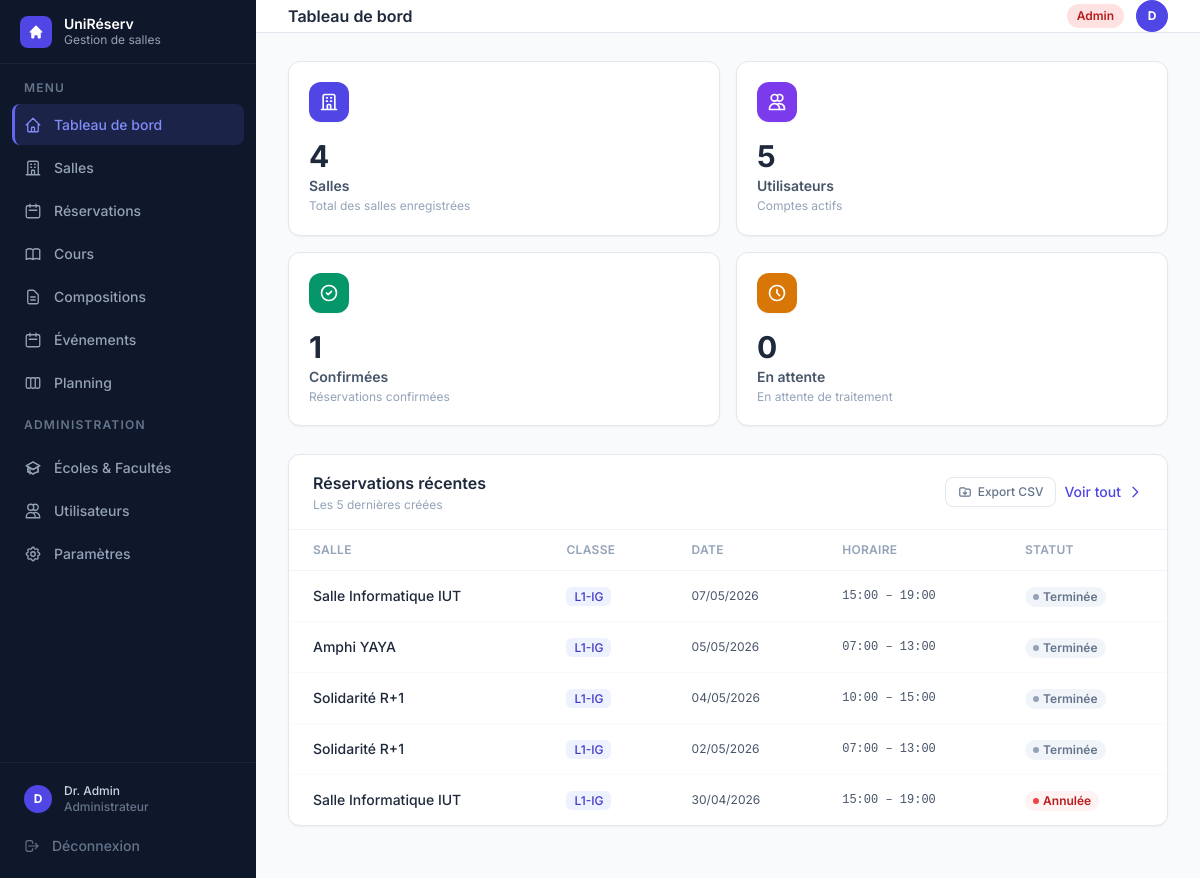
The app's page /dashboard (signed in) with its own data.
### tables this page shows
CREATE TABLE utilisateurs (
            id               INTEGER PRIMARY KEY,
            nom              TEXT    NOT NULL,
            email            TEXT    NOT NULL UNIQUE,
            login            TEXT    NOT NULL UNIQUE,
            mot_de_passe     TEXT    NOT NULL,
            role             TEXT    NOT NULL,
            date_inscription TEXT    NOT NULL,
            matricule        TEXT,
            classe           TEXT,
            matiere          TEXT
        , ecole_id INTEGER, unite_formation_id INTEGER);

CREATE TABLE reservations (
            id              INTEGER PRIMARY KEY,
            salle_id        INTEGER NOT NULL,
            responsable_id  INTEGER NOT NULL,
            classe          TEXT    NOT NULL,
            date            TEXT    NOT NULL,
            heure_debut     TEXT    NOT NULL,
            heure_fin       TEXT    NOT NULL,
            matiere         TEXT    DEFAULT '',
            statut          TEXT    NOT NULL DEFAULT 'en_attente',
            date_creation   TEXT    NOT NULL, enseignant_id INTEGER, cours_id INTEGER,
            FOREIGN KEY (salle_id)       REFERENCES salles(id),
            FOREIGN KEY (responsable_id) REFERENCES utilisateurs(id)
        );

CREATE TABLE salles (
            id          INTEGER PRIMARY KEY,
            nom         TEXT    NOT NULL UNIQUE,
            capacite    INTEGER NOT NULL,
            equipements TEXT    NOT NULL DEFAULT '[]',
            disponible  INTEGER NOT NULL DEFAULT 1
        );

### gestion de salle/app.py (the view, shortened to what this page needs)
@app.route("/dashboard")
@login_required
def dashboard():
    bd, utilisateurs, salles, reservations = get_data()
    aujourd_hui = date.today()
    role        = session.get("user_role")
    u_courant   = utilisateurs.get(session["user_id"])
    confirmees  = [r for r in reservations if r.statut == StatutReservation.CONFIRMEE]
    en_attente  = [r for r in reservations if r.statut == StatutReservation.EN_ATTENTE]
    if role == "admin":
        stats = {
            "nb_salles":       len(salles),
            "nb_utilisateurs": len(utilisateurs),
            "nb_confirmees":   len(confirmees),
            "nb_en_attente":   len(en_attente),
        }
        recentes  = sorted(reservations, key=lambda r: r.date_creation, reverse=True)[:5]
        prochaines = []
    toutes_comps = bd.charger_toutes_compositions()
    tous_evts    = bd.charger_tous_evenements()
    unites_dict  = {u.id: u for u in bd.charger_toutes_unites()}
    comps_etudiant = []
    evts_en_attente = [e for e in tous_evts if e["statut"] == "en_attente"] if role == "admin" else []
    evts_refuses = [
        e for e in tous_evts
        if e["statut"] == "refuse" and e["created_by"] == session["user_id"]
    ] if role == "responsable" else []
    return render_template(
        "dashboard.html", active="dashboard",
        role=role,
        stats=stats,
        reservations_recentes=recentes,
        prochaines=prochaines,
        aujourd_hui=aujourd_hui,
        StatutReservation=StatutReservation,
        comps_etudiant=comps_etudiant,
        evts_en_attente=evts_en_attente,
        evts_refuses=evts_refuses,
        unites_dict=unites_dict,
    )

### gestion de salle/templates/dashboard.html (shortened to what this page needs)
{% extends "base.html" %}
{% block heading %}Tableau de bord{% endblock %}
{% block content %}
<div class="grid grid-cols-2 xl:grid-cols-4 gap-4 mb-7">
  {% for color, icon, label, value, hint in cards %}
  <div class="stat-card bg-white rounded-xl border border-slate-200 shadow-sm p-5 cursor-default">
    <div class="flex items-start justify-between mb-4">
      <div class="w-10 h-10 rounded-xl flex items-center justify-center shadow-sm"
           style="background:{{ color }}">
        <svg class="w-5 h-5 text-white" fill="none" stroke="currentColor" stroke-width="2" viewBox="0 0 24 24">
          <path stroke-linecap="round" stroke-linejoin="round" d="{{ icon }}"/>
        </svg>
      </div>
    </div>
    <p class="text-3xl font-bold text-slate-800 mb-0.5 truncate" title="{{ value }}">{{ value }}</p>
    <p class="text-sm font-semibold text-slate-600">{{ label }}</p>
    <p class="text-xs text-slate-400 mt-0.5 leading-snug">{{ hint }}</p>
  </div>
  {% endfor %}
</div>
{% if role == 'admin' and reservations_recentes %}
<div class="bg-white rounded-xl border border-slate-200 shadow-sm mb-6">
  <div class="px-6 py-4 border-b border-slate-100 flex items-center justify-between">
    <div>
      <h3 class="font-semibold text-slate-800">Réservations récentes</h3>
      <p class="text-slate-400 text-xs mt-0.5">Les 5 dernières créées</p>
    </div>
    <div class="flex items-center gap-2">
      <a href="{{ url_for('reservations_export_csv') }}"
         class="inline-flex items-center gap-1.5 px-3 py-1.5 rounded-lg border border-slate-200 text-slate-500 hover:bg-slate-50 text-xs font-medium transition">
        <svg class="w-3.5 h-3.5" fill="none" stroke="currentColor" stroke-width="2" viewBox="0 0 24 24">
          <path stroke-linecap="round" stroke-linejoin="round" d="M12 10v6m0 0l-3-3m3 3l3-3M3 17V7a2 2 0 012-2h6l2 2h6a2 2 0 012 2v8a2 2 0 01-2 2H5a2 2 0 01-2-2z"/>
        </svg>
        Export CSV
      </a>
      <a href="{{ url_for('reservations') }}"
         class="inline-flex items-center gap-1.5 text-indigo-600 hover:text-indigo-800 text-sm font-medium transition">
        Voir tout
        <svg class="w-4 h-4" fill="none" stroke="currentColor" stroke-width="2" viewBox="0 0 24 24"><path stroke-linecap="round" stroke-linejoin="round" d="M9 5l7 7-7 7"/></svg>
      </a>
    </div>
  </div>
  <div class="overflow-x-auto">
    <table class="w-full text-sm">
      <thead>
        <tr class="border-b border-slate-100">
          <th class="px-6 py-3 text-left text-xs font-semibold text-slate-400 uppercase tracking-wide">Salle</th>
          <th class="px-6 py-3 text-left text-xs font-semibold text-slate-400 uppercase tracking-wide">Classe</th>
          <th class="px-6 py-3 text-left text-xs font-semibold text-slate-400 uppercase tracking-wide">Date</th>
          <th class="px-6 py-3 text-left text-xs font-semibold text-slate-400 uppercase tracking-wide">Horaire</th>
          <th class="px-6 py-3 text-left text-xs font-semibold text-slate-400 uppercase tracking-wide">Statut</th>
        </tr>
      </thead>
      <tbody>
        {% for r in reservations_recentes %}
        <tr class="data-row border-b border-slate-50 last:border-0">
          <td class="px-6 py-3.5 font-medium text-slate-800">{{ r.salle.nom }}</td>
          <td class="px-6 py-3.5 text-slate-600">
            <span class="px-2 py-0.5 rounded-md bg-indigo-50 text-indigo-700 text-xs font-medium">{{ format_classe(r.classe) }}</span>
          </td>
          <td class="px-6 py-3.5 text-slate-600 text-xs">{{ r.date.strftime('%d/%m/%Y') }}</td>
          <td class="px-6 py-3.5 text-slate-600 font-mono text-xs">{{ r.heure_debut.strftime('%H:%M') }} – {{ r.heure_fin.strftime('%H:%M') }}</td>
          <td class="px-6 py-3.5">
            {% if r.statut == StatutReservation.CONFIRMEE %}
              <span class="inline-flex items-center gap-1 px-2 py-0.5 rounded-full text-xs font-semibold bg-emerald-50 text-emerald-700"><span class="w-1.5 h-1.5 rounded-full bg-emerald-500"></span>Confirmée</span>
            {% elif r.statut.value == 'en_attente' %}
              <span class="inline-flex items-center gap-1 px-2 py-0.5 rounded-full text-xs font-semibold bg-amber-50 text-amber-700"><span class="w-1.5 h-1.5 rounded-full bg-amber-400"></span>En attente</span>
            {% elif r.statut.value == 'annulee' %}
              <span class="inline-flex items-center gap-1 px-2 py-0.5 rounded-full text-xs font-semibold bg-red-50 text-red-700"><span class="w-1.5 h-1.5 rounded-full bg-red-500"></span>Annulée</span>
            {% else %}
              <span class="inline-flex items-center gap-1 px-2 py-0.5 rounded-full text-xs font-semibold bg-slate-100 text-slate-500"><span class="w-1.5 h-1.5 rounded-full bg-slate-400"></span>Terminée</span>
            {% endif %}
          </td>
        </tr>
        {% endfor %}
      </tbody>
    </table>
  </div>
</div>
{% endif %}
{% endblock %}

### gestion de salle/templates/base.html (shortened to what this page needs)
<!DOCTYPE html>
<html lang="fr" class="h-full">
<head>
  <script src="https://cdn.tailwindcss.com"></script>
</head>
<body class="h-full bg-slate-50 flex" style="font-family:'Inter',sans-serif">
  <aside class="w-64 bg-slate-900 flex flex-col fixed inset-y-0 left-0 z-30" style="background:linear-gradient(180deg,#0f172a 0%,#0f172a 100%)">
    <div class="h-16 flex items-center gap-3 px-5 border-b border-white/5">
      <div class="w-8 h-8 rounded-lg bg-indigo-600 flex items-center justify-center shrink-0">
        <svg class="w-4 h-4 text-white" fill="currentColor" viewBox="0 0 20 20">
          <path d="M10.707 2.293a1 1 0 00-1.414 0l-7 7a1 1 0 001.414 1.414L4 10.414V17a1 1 0 001 1h2a1 1 0 001-1v-2a1 1 0 011-1h2a1 1 0 011 1v2a1 1 0 001 1h2a1 1 0 001-1v-6.586l.293.293a1 1 0 001.414-1.414l-7-7z"/>
        </svg>
      </div>
      <div>
        <p class="text-white font-semibold text-sm leading-tight">UniRéserv</p>
        <p class="text-slate-400 text-xs">Gestion de salles</p>
      </div>
    </div>
    <nav class="flex-1 px-3 py-4 space-y-0.5 overflow-y-auto">
      <p class="text-slate-500 text-xs font-semibold uppercase tracking-widest px-3 mb-2">Menu</p>
      <a href="{{ url_for('dashboard') }}" class="nav-item {% if active=='dashboard' %}nav-item-active{% else %}nav-item-inactive{% endif %}">
        Tableau de bord
      </a>
      <a href="{{ url_for('salles') }}" class="nav-item {% if active=='salles' %}nav-item-active{% else %}nav-item-inactive{% endif %}">
        <svg style="width:18px;height:18px" fill="none" stroke="currentColor" stroke-width="1.75" viewBox="0 0 24 24">
          <path stroke-linecap="round" stroke-linejoin="round" d="M19 21V5a2 2 0 00-2-2H7a2 2 0 00-2 2v16m14 0h2m-2 0h-5m-9 0H3m2 0h5M9 7h1m-1 4h1m4-4h1m-1 4h1m-5 10v-5a1 1 0 011-1h2a1 1 0 011 1v5m-4 0h4"/>
        </svg>
        Salles
      </a>
      <a href="{{ url_for('reservations') }}" class="nav-item {% if active=='reservations' %}nav-item-active{% else %}nav-item-inactive{% endif %}">
        <svg style="width:18px;height:18px" fill="none" stroke="currentColor" stroke-width="1.75" viewBox="0 0 24 24">
          <path stroke-linecap="round" stroke-linejoin="round" d="M8 7V3m8 4V3m-9 8h10M5 21h14a2 2 0 002-2V7a2 2 0 00-2-2H5a2 2 0 00-2 2v12a2 2 0 002 2z"/>
        </svg>
        Réservations
      </a>
      {% if session.user_role in ('admin', 'responsable') %}
      <a href="{{ url_for('cours_v2_liste') }}" class="nav-item {% if active=='cours' %}nav-item-active{% else %}nav-item-inactive{% endif %}">
        Cours
      </a>
      {% endif %}
      {% if session.user_role in ('admin', 'responsable', 'enseignant') %}
      <a href="{{ url_for('compositions_liste') }}" class="nav-item {% if active=='compositions' %}nav-item-active{% else %}nav-item-inactive{% endif %}">
        <svg style="width:18px;height:18px" fill="none" stroke="currentColor" stroke-width="1.75" viewBox="0 0 24 24">
          <path stroke-linecap="round" stroke-linejoin="round" d="M9 12h6m-6 4h6m2 5H7a2 2 0 01-2-2V5a2 2 0 012-2h5.586a1 1 0 01.707.293l5.414 5.414a1 1 0 01.293.707V19a2 2 0 01-2 2z"/>
        </svg>
        Compositions
      </a>
      <a href="{{ url_for('evenements_liste') }}" class="nav-item {% if active=='evenements' %}nav-item-active{% else %}nav-item-inactive{% endif %}">
        <svg style="width:18px;height:18px" fill="none" stroke="currentColor" stroke-width="1.75" viewBox="0 0 24 24">
          <path stroke-linecap="round" stroke-linejoin="round" d="M8 7V3m8 4V3m-9 8h10M5 21h14a2 2 0 002-2V7a2 2 0 00-2-2H5a2 2 0 00-2 2v12a2 2 0 002 2z"/>
        </svg>
        Événements
      </a>
      {% endif %}
      <a href="{{ url_for('planning') }}" class="nav-item {% if active=='planning' %}nav-item-active{% else %}nav-item-inactive{% endif %}">
        Planning
      </a>
      {% if session.user_role == 'admin' %}
      <div class="pt-3 pb-1">
        <p class="text-slate-500 text-xs font-semibold uppercase tracking-widest px-3 mb-2">Administration</p>
      </div>
      <a href="{{ url_for('ecoles') }}" class="nav-item {% if active=='ecoles' %}nav-item-active{% else %}nav-item-inactive{% endif %}">
        Écoles & Facultés
      </a>
      <a href="{{ url_for('utilisateurs') }}" class="nav-item {% if active=='utilisateurs' %}nav-item-active{% else %}nav-item-inactive{% endif %}">
        <svg style="width:18px;height:18px" fill="none" stroke="currentColor" stroke-width="1.75" viewBox="0 0 24 24">
          <path stroke-linecap="round" stroke-linejoin="round" d="M12 4.354a4 4 0 110 5.292M15 21H3v-1a6 6 0 0112 0v1zm0 0h6v-1a6 6 0 00-9-5.197M13 7a4 4 0 11-8 0 4 4 0 018 0z"/>
        </svg>
        Utilisateurs
      </a>
      <a href="{{ url_for('parametres') }}" class="nav-item {% if active=='parametres' %}nav-item-active{% else %}nav-item-inactive{% endif %}">
        Paramètres
      </a>
      {% endif %}
    </nav>
    <div class="border-t border-white/5 p-3 space-y-0.5">
      <a href="{{ url_for('profil') }}" class="nav-item {% if active=='profil' %}nav-item-active{% else %}nav-item-inactive{% endif %} !py-2">
        <div class="w-7 h-7 rounded-full bg-indigo-600 flex items-center justify-center text-white text-xs font-bold shrink-0">
          {{ session.user_nom[0].upper() if session.user_nom else '?' }}
        </div>
        <div class="flex-1 min-w-0">
          <p class="text-slate-300 text-xs font-medium truncate">{{ session.user_nom }}</p>
          <p class="text-slate-500 text-xs truncate">
            {% if session.user_role == 'admin' %}Administrateur
            {% elif session.user_role == 'responsable' %}Responsable
            {% elif session.user_role == 'enseignant' %}Enseignant
            {% else %}Étudiant{% endif %}
          </p>
        </div>
      </a>
      <a href="{{ url_for('logout') }}" class="nav-item nav-item-inactive !text-slate-500 hover:!text-red-400">
        <svg style="width:16px;height:16px" fill="none" stroke="currentColor" stroke-width="1.75" viewBox="0 0 24 24">
          <path stroke-linecap="round" stroke-linejoin="round" d="M17 16l4-4m0 0l-4-4m4 4H7m6 4v1a3 3 0 01-3 3H6a3 3 0 01-3-3V7a3 3 0 013-3h4a3 3 0 013 3v1"/>
        </svg>
        Déconnexion
      </a>
    </div>
  </aside>
  <div class="ml-64 flex-1 flex flex-col min-h-screen">
    <header class="h-16 bg-white border-b border-slate-200 flex items-center justify-between px-8 sticky top-0 z-20">
      <h1 class="text-slate-800 font-semibold text-base">{% block heading %}{% endblock %}</h1>
      <div class="flex items-center gap-3">
        {% set role = session.user_role %}
        {% if role == 'admin' %}
          <span class="px-2.5 py-1 rounded-full text-xs font-semibold bg-red-100 text-red-700">Admin</span>
        {% elif role == 'responsable' %}
          <span class="px-2.5 py-1 rounded-full text-xs font-semibold bg-amber-100 text-amber-700">Responsable</span>
        {% elif role == 'enseignant' %}
          <span class="px-2.5 py-1 rounded-full text-xs font-semibold bg-blue-100 text-blue-700">Enseignant</span>
        {% else %}
          <span class="px-2.5 py-1 rounded-full text-xs font-semibold bg-indigo-100 text-indigo-700">Étudiant</span>
        {% endif %}
        <a href="{{ url_for('profil') }}" class="w-8 h-8 rounded-full bg-indigo-600 flex items-center justify-center text-white text-xs font-bold hover:bg-indigo-700 transition">
          {{ session.user_nom[0].upper() if session.user_nom else '?' }}
        </a>
      </div>
    </header>
    <main class="flex-1 px-8 py-7">
      {% block content %}{% endblock %}
    </main>
  </div>
</body>
</html>

### records on screen
utilisateurs: user_nom "Dr. Admin"
reservations: salle.nom "Salle Informatique IUT", classe "L1-IG", date "07/05/2026", heure_debut "15:00", heure_fin "19:00", shows "Terminée"
reservations: salle.nom "Amphi YAYA", classe "L1-IG", date "05/05/2026", heure_debut "07:00", heure_fin "13:00", shows "Terminée"
reservations: salle.nom "Solidarité R+1", classe "L1-IG", date "04/05/2026", heure_debut "10:00", heure_fin "15:00", shows "Terminée"
reservations: salle.nom "Solidarité R+1", classe "L1-IG", date "02/05/2026", heure_debut "07:00", heure_fin "13:00", shows "Terminée"
reservations: salle.nom "Salle Informatique IUT", classe "L1-IG", date "30/04/2026", heure_debut "15:00", heure_fin "19:00", shows "Annulée"

### other values on screen
{{ session.user_nom[0].upper() if session.user_nom else '?' }} "D"
{{ value }} "4" "5" "1" "0"
{{ label }} "Salles" "Utilisateurs" "Confirmées" "En attente"
{{ hint }} "Total des salles enregistrées" "Comptes actifs" "Réservations confirmées" "En attente de traitement"
